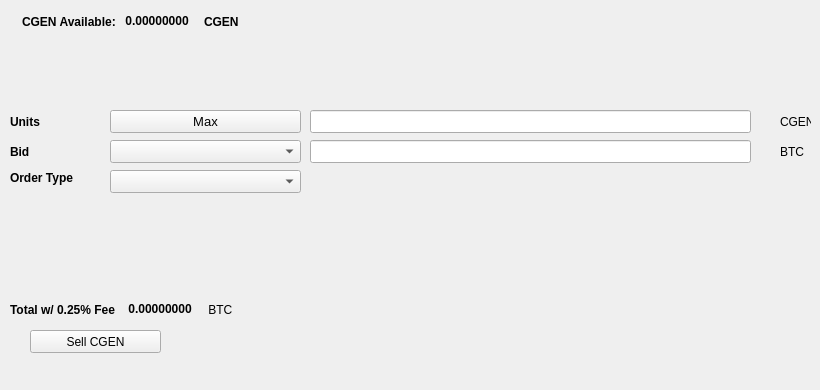
   <widget class="QWidget" name="SellTab">
    <attribute name="title">
     <string>Sell</string>
    </attribute>
    <widget class="QLabel" name="label_16">
     <property name="geometry">
      <rect>
       <x>780</x>
       <y>140</y>
       <width>31</width>
       <height>23</height>
      </rect>
     </property>
     <property name="text">
      <string>BTC</string>
     </property>
    </widget>
    <widget class="QComboBox" name="SellBidcomboBox">
     <property name="geometry">
      <rect>
       <x>110</x>
       <y>140</y>
       <width>191</width>
       <height>23</height>
      </rect>
     </property>
     <property name="font">
      <font>
       <pointsize>10</pointsize>
      </font>
     </property>
    </widget>
    <widget class="QLabel" name="label_18">
     <property name="geometry">
      <rect>
       <x>10</x>
       <y>110</y>
       <width>46</width>
       <height>23</height>
      </rect>
     </property>
     <property name="font">
      <font>
       <weight>75</weight>
       <bold>true</bold>
      </font>
     </property>
     <property name="text">
      <string>Units</string>
     </property>
    </widget>
    <widget class="QPushButton" name="Sell_Max_Amount">
     <property name="geometry">
      <rect>
       <x>110</x>
       <y>110</y>
       <width>191</width>
       <height>23</height>
      </rect>
     </property>
     <property name="font">
      <font>
       <pointsize>10</pointsize>
      </font>
     </property>
     <property name="text">
      <string>Max</string>
     </property>
    </widget>
    <widget class="QLabel" name="label_20">
     <property name="geometry">
      <rect>
       <x>10</x>
       <y>170</y>
       <width>91</width>
       <height>16</height>
      </rect>
     </property>
     <property name="font">
      <font>
       <weight>75</weight>
       <bold>true</bold>
      </font>
     </property>
     <property name="text">
      <string>Order Type</string>
     </property>
    </widget>
    <widget class="QComboBox" name="SellOrdertypeCombo">
     <property name="geometry">
      <rect>
       <x>110</x>
       <y>170</y>
       <width>191</width>
       <height>23</height>
      </rect>
     </property>
     <property name="font">
      <font>
       <pointsize>10</pointsize>
      </font>
     </property>
    </widget>
    <widget class="QLabel" name="label_21">
     <property name="geometry">
      <rect>
       <x>10</x>
       <y>140</y>
       <width>46</width>
       <height>23</height>
      </rect>
     </property>
     <property name="font">
      <font>
       <weight>75</weight>
       <bold>true</bold>
      </font>
     </property>
     <property name="text">
      <string>Bid</string>
     </property>
    </widget>
    <widget class="QLabel" name="label_22">
     <property name="geometry">
      <rect>
       <x>780</x>
       <y>110</y>
       <width>31</width>
       <height>23</height>
      </rect>
     </property>
     <property name="text">
      <string>CGEN</string>
     </property>
    </widget>
    <widget class="QLineEdit" name="UnitsInputCGEN">
     <property name="geometry">
      <rect>
       <x>310</x>
       <y>110</y>
       <width>441</width>
       <height>23</height>
      </rect>
     </property>
     <property name="font">
      <font>
       <pointsize>9</pointsize>
       <weight>75</weight>
       <bold>true</bold>
      </font>
     </property>
    </widget>
    <widget class="QLineEdit" name="SellBidPriceEdit">
     <property name="geometry">
      <rect>
       <x>310</x>
       <y>140</y>
       <width>441</width>
       <height>23</height>
      </rect>
     </property>
     <property name="font">
      <font>
       <pointsize>9</pointsize>
       <weight>75</weight>
       <bold>true</bold>
      </font>
     </property>
    </widget>
    <widget class="QPushButton" name="SellCGENBTN">
     <property name="geometry">
      <rect>
       <x>30</x>
       <y>330</y>
       <width>131</width>
       <height>23</height>
      </rect>
     </property>
     <property name="text">
      <string>Sell CGEN</string>
     </property>
     <property name="icon">
      <iconset resource="../cgencore">
       <normaloff>:/icons/bitcoin</normaloff>:/icons/bitcoin</iconset>
     </property>
    </widget>
    <widget class="QWidget" name="layoutWidget3">
     <property name="geometry">
      <rect>
       <x>22</x>
       <y>12</y>
       <width>258</width>
       <height>19</height>
      </rect>
     </property>
     <layout class="QHBoxLayout" name="horizontalLayout">
      <item>
       <widget class="QLabel" name="label232_2">
        <property name="font">
         <font>
          <weight>75</weight>
          <bold>true</bold>
         </font>
        </property>
        <property name="text">
         <string>CGEN Available:</string>
        </property>
       </widget>
      </item>
      <item>
       <widget class="QLabel" name="CGENAvailableLabel">
        <property name="palette">
         <palette>
          <active>
           <colorrole role="WindowText">
            <brush brushstyle="SolidPattern">
             <color alpha="255">
              <red>0</red>
              <green>0</green>
              <blue>0</blue>
             </color>
            </brush>
           </colorrole>
           <colorrole role="Button">
            <brush brushstyle="SolidPattern">
             <color alpha="255">
              <red>0</red>
              <green>170</green>
              <blue>0</blue>
             </color>
            </brush>
           </colorrole>
           <colorrole role="Light">
            <brush brushstyle="SolidPattern">
             <color alpha="255">
              <red>0</red>
              <green>255</green>
              <blue>0</blue>
             </color>
            </brush>
           </colorrole>
           <colorrole role="Midlight">
            <brush brushstyle="SolidPattern">
             <color alpha="255">
              <red>0</red>
              <green>212</green>
              <blue>0</blue>
             </color>
            </brush>
           </colorrole>
           <colorrole role="Dark">
            <brush brushstyle="SolidPattern">
             <color alpha="255">
              <red>0</red>
              <green>85</green>
              <blue>0</blue>
             </color>
            </brush>
           </colorrole>
           <colorrole role="Mid">
            <brush brushstyle="SolidPattern">
             <color alpha="255">
              <red>0</red>
              <green>113</green>
              <blue>0</blue>
             </color>
            </brush>
           </colorrole>
           <colorrole role="Text">
            <brush brushstyle="SolidPattern">
             <color alpha="255">
              <red>0</red>
              <green>170</green>
              <blue>0</blue>
             </color>
            </brush>
           </colorrole>
           <colorrole role="BrightText">
            <brush brushstyle="SolidPattern">
             <color alpha="255">
              <red>255</red>
              <green>255</green>
              <blue>255</blue>
             </color>
            </brush>
           </colorrole>
           <colorrole role="ButtonText">
            <brush brushstyle="SolidPattern">
             <color alpha="255">
              <red>0</red>
              <green>0</green>
              <blue>0</blue>
             </color>
            </brush>
           </colorrole>
           <colorrole role="Base">
            <brush brushstyle="SolidPattern">
             <color alpha="255">
              <red>255</red>
              <green>255</green>
              <blue>255</blue>
             </color>
            </brush>
           </colorrole>
           <colorrole role="Window">
            <brush brushstyle="SolidPattern">
             <color alpha="255">
              <red>0</red>
              <green>170</green>
              <blue>0</blue>
             </color>
            </brush>
           </colorrole>
           <colorrole role="Shadow">
            <brush brushstyle="SolidPattern">
             <color alpha="255">
              <red>0</red>
              <green>0</green>
              <blue>0</blue>
             </color>
            </brush>
           </colorrole>
           <colorrole role="AlternateBase">
            <brush brushstyle="SolidPattern">
             <color alpha="255">
              <red>127</red>
              <green>212</green>
              <blue>127</blue>
             </color>
            </brush>
           </colorrole>
           <colorrole role="ToolTipBase">
            <brush brushstyle="SolidPattern">
             <color alpha="255">
              <red>255</red>
              <green>255</green>
              <blue>220</blue>
             </color>
            </brush>
           </colorrole>
           <colorrole role="ToolTipText">
            <brush brushstyle="SolidPattern">
             <color alpha="255">
              <red>0</red>
              <green>0</green>
              <blue>0</blue>
             </color>
            </brush>
           </colorrole>
          </active>
          <inactive>
           <colorrole role="WindowText">
            <brush brushstyle="SolidPattern">
             <color alpha="255">
              <red>0</red>
              <green>0</green>
              <blue>0</blue>
             </color>
            </brush>
           </colorrole>
           <colorrole role="Button">
            <brush brushstyle="SolidPattern">
             <color alpha="255">
              <red>0</red>
              <green>170</green>
              <blue>0</blue>
             </color>
            </brush>
           </colorrole>
           <colorrole role="Light">
            <brush brushstyle="SolidPattern">
             <color alpha="255">
              <red>0</red>
              <green>255</green>
              <blue>0</blue>
             </color>
            </brush>
           </colorrole>
           <colorrole role="Midlight">
            <brush brushstyle="SolidPattern">
             <color alpha="255">
              <red>0</red>
              <green>212</green>
              <blue>0</blue>
             </color>
            </brush>
           </colorrole>
           <colorrole role="Dark">
            <brush brushstyle="SolidPattern">
             <color alpha="255">
              <red>0</red>
              <green>85</green>
              <blue>0</blue>
             </color>
            </brush>
           </colorrole>
           <colorrole role="Mid">
            <brush brushstyle="SolidPattern">
             <color alpha="255">
              <red>0</red>
              <green>113</green>
              <blue>0</blue>
             </color>
            </brush>
           </colorrole>
           <colorrole role="Text">
            <brush brushstyle="SolidPattern">
             <color alpha="255">
              <red>0</red>
              <green>170</green>
              <blue>0</blue>
             </color>
            </brush>
           </colorrole>
           <colorrole role="BrightText">
            <brush brushstyle="SolidPattern">
             <color alpha="255">
              <red>255</red>
              <green>255</green>
              <blue>255</blue>
             </color>
            </brush>
           </colorrole>
           <colorrole role="ButtonText">
            <brush brushstyle="SolidPattern">
             <color alpha="255">
              <red>0</red>
              <green>0</green>
              <blue>0</blue>
             </color>
            </brush>
           </colorrole>
           <colorrole role="Base">
            <brush brushstyle="SolidPattern">
             <color alpha="255">
              <red>255</red>
              <green>255</green>
              <blue>255</blue>
             </color>
            </brush>
           </colorrole>
           <colorrole role="Window">
            <brush brushstyle="SolidPattern">
             <color alpha="255">
              <red>0</red>
              <green>170</green>
              <blue>0</blue>
             </color>
            </brush>
           </colorrole>
           <colorrole role="Shadow">
            <brush brushstyle="SolidPattern">
             <color alpha="255">
              <red>0</red>
              <green>0</green>
              <blue>0</blue>
             </color>
            </brush>
           </colorrole>
           <colorrole role="AlternateBase">
            <brush brushstyle="SolidPattern">
             <color alpha="255">
              <red>127</red>
              <green>212</green>
              <blue>127</blue>
             </color>
            </brush>
           </colorrole>
           <colorrole role="ToolTipBase">
            <brush brushstyle="SolidPattern">
             <color alpha="255">
              <red>255</red>
              <green>255</green>
              <blue>220</blue>
             </color>
            </brush>
           </colorrole>
           <colorrole role="ToolTipText">
            <brush brushstyle="SolidPattern">
             <color alpha="255">
              <red>0</red>
              <green>0</green>
              <blue>0</blue>
             </color>
            </brush>
           </colorrole>
          </inactive>
          <disabled>
           <colorrole role="WindowText">
            <brush brushstyle="SolidPattern">
             <color alpha="255">
              <red>0</red>
              <green>85</green>
              <blue>0</blue>
             </color>
            </brush>
           </colorrole>
           <colorrole role="Button">
            <brush brushstyle="SolidPattern">
             <color alpha="255">
              <red>0</red>
              <green>170</green>
              <blue>0</blue>
             </color>
            </brush>
           </colorrole>
           <colorrole role="Light">
            <brush brushstyle="SolidPattern">
             <color alpha="255">
              <red>0</red>
              <green>255</green>
              <blue>0</blue>
             </color>
            </brush>
           </colorrole>
           <colorrole role="Midlight">
            <brush brushstyle="SolidPattern">
             <color alpha="255">
              <red>0</red>
              <green>212</green>
              <blue>0</blue>
             </color>
            </brush>
           </colorrole>
           <colorrole role="Dark">
            <brush brushstyle="SolidPattern">
             <color alpha="255">
              <red>0</red>
              <green>85</green>
              <blue>0</blue>
             </color>
            </brush>
           </colorrole>
           <colorrole role="Mid">
            <brush brushstyle="SolidPattern">
             <color alpha="255">
              <red>0</red>
              <green>113</green>
              <blue>0</blue>
             </color>
            </brush>
           </colorrole>
           <colorrole role="Text">
            <brush brushstyle="SolidPattern">
             <color alpha="255">
              <red>0</red>
              <green>85</green>
              <blue>0</blue>
             </color>
            </brush>
           </colorrole>
           <colorrole role="BrightText">
            <brush brushstyle="SolidPattern">
             <color alpha="255">
              <red>255</red>
              <green>255</green>
              <blue>255</blue>
             </color>
            </brush>
           </colorrole>
           <colorrole role="ButtonText">
            <brush brushstyle="SolidPattern">
             <color alpha="255">
              <red>0</red>
              <green>85</green>
              <blue>0</blue>
             </color>
            </brush>
           </colorrole>
           <colorrole role="Base">
            <brush brushstyle="SolidPattern">
             <color alpha="255">
              <red>0</red>
              <green>170</green>
              <blue>0</blue>
             </color>
            </brush>
           </colorrole>
           <colorrole role="Window">
            <brush brushstyle="SolidPattern">
             <color alpha="255">
              <red>0</red>
              <green>170</green>
              <blue>0</blue>
             </color>
            </brush>
           </colorrole>
           <colorrole role="Shadow">
            <brush brushstyle="SolidPattern">
             <color alpha="255">
              <red>0</red>
              <green>0</green>
              <blue>0</blue>
             </color>
            </brush>
           </colorrole>
           <colorrole role="AlternateBase">
            <brush brushstyle="SolidPattern">
             <color alpha="255">
              <red>0</red>
              <green>170</green>
              <blue>0</blue>
             </color>
            </brush>
           </colorrole>
           <colorrole role="ToolTipBase">
            <brush brushstyle="SolidPattern">
             <color alpha="255">
              <red>255</red>
              <green>255</green>
              <blue>220</blue>
             </color>
            </brush>
           </colorrole>
           <colorrole role="ToolTipText">
            <brush brushstyle="SolidPattern">
             <color alpha="255">
              <red>0</red>
              <green>0</green>
              <blue>0</blue>
             </color>
            </brush>
           </colorrole>
          </disabled>
         </palette>
        </property>
        <property name="font">
         <font>
          <weight>75</weight>
          <bold>true</bold>
         </font>
        </property>
        <property name="text">
         <string> 0.00000000 </string>
        </property>
        <property name="textInteractionFlags">
         <set>Qt::LinksAccessibleByMouse|Qt::TextSelectableByKeyboard|Qt::TextSelectableByMouse</set>
        </property>
       </widget>
      </item>
      <item>
       <widget class="QLabel" name="labelCGEN">
        <property name="font">
         <font>
          <weight>75</weight>
          <bold>true</bold>
         </font>
        </property>
        <property name="text">
         <string>CGEN</string>
        </property>
       </widget>
      </item>
     </layout>
    </widget>
    <widget class="QWidget" name="layoutWidget">
     <property name="geometry">
      <rect>
       <x>10</x>
       <y>300</y>
       <width>268</width>
       <height>19</height>
      </rect>
     </property>
     <layout class="QHBoxLayout" name="horizontalLayout_2">
      <item>
       <widget class="QLabel" name="label_19">
        <property name="font">
         <font>
          <weight>75</weight>
          <bold>true</bold>
         </font>
        </property>
        <property name="text">
         <string>Total w/ 0.25% Fee </string>
        </property>
       </widget>
      </item>
      <item>
       <widget class="QLabel" name="SellCostLabel">
        <property name="palette">
         <palette>
          <active>
           <colorrole role="WindowText">
            <brush brushstyle="SolidPattern">
             <color alpha="255">
              <red>0</red>
              <green>0</green>
              <blue>0</blue>
             </color>
            </brush>
           </colorrole>
           <colorrole role="Button">
            <brush brushstyle="SolidPattern">
             <color alpha="255">
              <red>0</red>
              <green>170</green>
              <blue>0</blue>
             </color>
            </brush>
           </colorrole>
           <colorrole role="Light">
            <brush brushstyle="SolidPattern">
             <color alpha="255">
              <red>0</red>
              <green>255</green>
              <blue>0</blue>
             </color>
            </brush>
           </colorrole>
           <colorrole role="Midlight">
            <brush brushstyle="SolidPattern">
             <color alpha="255">
              <red>0</red>
              <green>212</green>
              <blue>0</blue>
             </color>
            </brush>
           </colorrole>
           <colorrole role="Dark">
            <brush brushstyle="SolidPattern">
             <color alpha="255">
              <red>0</red>
              <green>85</green>
              <blue>0</blue>
             </color>
            </brush>
           </colorrole>
           <colorrole role="Mid">
            <brush brushstyle="SolidPattern">
             <color alpha="255">
              <red>0</red>
              <green>113</green>
              <blue>0</blue>
             </color>
            </brush>
           </colorrole>
           <colorrole role="Text">
            <brush brushstyle="SolidPattern">
             <color alpha="255">
              <red>0</red>
              <green>170</green>
              <blue>0</blue>
             </color>
            </brush>
           </colorrole>
           <colorrole role="BrightText">
            <brush brushstyle="SolidPattern">
             <color alpha="255">
              <red>255</red>
              <green>255</green>
              <blue>255</blue>
             </color>
            </brush>
           </colorrole>
           <colorrole role="ButtonText">
            <brush brushstyle="SolidPattern">
             <color alpha="255">
              <red>0</red>
              <green>0</green>
              <blue>0</blue>
             </color>
            </brush>
           </colorrole>
           <colorrole role="Base">
            <brush brushstyle="SolidPattern">
             <color alpha="255">
              <red>255</red>
              <green>255</green>
              <blue>255</blue>
             </color>
            </brush>
           </colorrole>
           <colorrole role="Window">
            <brush brushstyle="SolidPattern">
             <color alpha="255">
              <red>0</red>
              <green>170</green>
              <blue>0</blue>
             </color>
            </brush>
           </colorrole>
           <colorrole role="Shadow">
            <brush brushstyle="SolidPattern">
             <color alpha="255">
              <red>0</red>
              <green>0</green>
              <blue>0</blue>
             </color>
            </brush>
           </colorrole>
           <colorrole role="AlternateBase">
            <brush brushstyle="SolidPattern">
             <color alpha="255">
              <red>127</red>
              <green>212</green>
              <blue>127</blue>
             </color>
            </brush>
           </colorrole>
           <colorrole role="ToolTipBase">
            <brush brushstyle="SolidPattern">
             <color alpha="255">
              <red>255</red>
              <green>255</green>
              <blue>220</blue>
             </color>
            </brush>
           </colorrole>
           <colorrole role="ToolTipText">
            <brush brushstyle="SolidPattern">
             <color alpha="255">
              <red>0</red>
              <green>0</green>
              <blue>0</blue>
             </color>
            </brush>
           </colorrole>
          </active>
          <inactive>
           <colorrole role="WindowText">
            <brush brushstyle="SolidPattern">
             <color alpha="255">
              <red>0</red>
              <green>0</green>
              <blue>0</blue>
             </color>
            </brush>
           </colorrole>
           <colorrole role="Button">
            <brush brushstyle="SolidPattern">
             <color alpha="255">
              <red>0</red>
              <green>170</green>
              <blue>0</blue>
             </color>
            </brush>
           </colorrole>
           <colorrole role="Light">
            <brush brushstyle="SolidPattern">
             <color alpha="255">
              <red>0</red>
              <green>255</green>
              <blue>0</blue>
             </color>
            </brush>
           </colorrole>
           <colorrole role="Midlight">
            <brush brushstyle="SolidPattern">
             <color alpha="255">
              <red>0</red>
              <green>212</green>
              <blue>0</blue>
             </color>
            </brush>
           </colorrole>
           <colorrole role="Dark">
            <brush brushstyle="SolidPattern">
             <color alpha="255">
              <red>0</red>
              <green>85</green>
              <blue>0</blue>
             </color>
            </brush>
           </colorrole>
           <colorrole role="Mid">
            <brush brushstyle="SolidPattern">
             <color alpha="255">
              <red>0</red>
              <green>113</green>
              <blue>0</blue>
             </color>
            </brush>
           </colorrole>
           <colorrole role="Text">
            <brush brushstyle="SolidPattern">
             <color alpha="255">
              <red>0</red>
              <green>170</green>
              <blue>0</blue>
             </color>
            </brush>
           </colorrole>
           <colorrole role="BrightText">
            <brush brushstyle="SolidPattern">
             <color alpha="255">
              <red>255</red>
              <green>255</green>
              <blue>255</blue>
             </color>
            </brush>
           </colorrole>
           <colorrole role="ButtonText">
            <brush brushstyle="SolidPattern">
             <color alpha="255">
              <red>0</red>
              <green>0</green>
              <blue>0</blue>
             </color>
            </brush>
           </colorrole>
           <colorrole role="Base">
            <brush brushstyle="SolidPattern">
             <color alpha="255">
              <red>255</red>
              <green>255</green>
              <blue>255</blue>
             </color>
            </brush>
           </colorrole>
           <colorrole role="Window">
            <brush brushstyle="SolidPattern">
             <color alpha="255">
              <red>0</red>
              <green>170</green>
              <blue>0</blue>
             </color>
            </brush>
           </colorrole>
           <colorrole role="Shadow">
            <brush brushstyle="SolidPattern">
             <color alpha="255">
              <red>0</red>
              <green>0</green>
              <blue>0</blue>
             </color>
            </brush>
           </colorrole>
           <colorrole role="AlternateBase">
            <brush brushstyle="SolidPattern">
             <color alpha="255">
              <red>127</red>
              <green>212</green>
              <blue>127</blue>
             </color>
            </brush>
           </colorrole>
           <colorrole role="ToolTipBase">
            <brush brushstyle="SolidPattern">
             <color alpha="255">
              <red>255</red>
              <green>255</green>
              <blue>220</blue>
             </color>
            </brush>
           </colorrole>
           <colorrole role="ToolTipText">
            <brush brushstyle="SolidPattern">
             <color alpha="255">
              <red>0</red>
              <green>0</green>
              <blue>0</blue>
             </color>
            </brush>
           </colorrole>
          </inactive>
          <disabled>
           <colorrole role="WindowText">
            <brush brushstyle="SolidPattern">
             <color alpha="255">
              <red>0</red>
              <green>85</green>
              <blue>0</blue>
             </color>
            </brush>
           </colorrole>
           <colorrole role="Button">
            <brush brushstyle="SolidPattern">
             <color alpha="255">
              <red>0</red>
              <green>170</green>
              <blue>0</blue>
             </color>
            </brush>
           </colorrole>
           <colorrole role="Light">
            <brush brushstyle="SolidPattern">
             <color alpha="255">
              <red>0</red>
              <green>255</green>
              <blue>0</blue>
             </color>
            </brush>
           </colorrole>
           <colorrole role="Midlight">
            <brush brushstyle="SolidPattern">
             <color alpha="255">
              <red>0</red>
              <green>212</green>
              <blue>0</blue>
             </color>
            </brush>
           </colorrole>
           <colorrole role="Dark">
            <brush brushstyle="SolidPattern">
             <color alpha="255">
              <red>0</red>
              <green>85</green>
              <blue>0</blue>
             </color>
            </brush>
           </colorrole>
           <colorrole role="Mid">
            <brush brushstyle="SolidPattern">
             <color alpha="255">
              <red>0</red>
              <green>113</green>
              <blue>0</blue>
             </color>
            </brush>
           </colorrole>
           <colorrole role="Text">
            <brush brushstyle="SolidPattern">
             <color alpha="255">
              <red>0</red>
              <green>85</green>
              <blue>0</blue>
             </color>
            </brush>
           </colorrole>
           <colorrole role="BrightText">
            <brush brushstyle="SolidPattern">
             <color alpha="255">
              <red>255</red>
              <green>255</green>
              <blue>255</blue>
             </color>
            </brush>
           </colorrole>
           <colorrole role="ButtonText">
            <brush brushstyle="SolidPattern">
             <color alpha="255">
              <red>0</red>
              <green>85</green>
              <blue>0</blue>
             </color>
            </brush>
           </colorrole>
           <colorrole role="Base">
            <brush brushstyle="SolidPattern">
             <color alpha="255">
              <red>0</red>
              <green>170</green>
              <blue>0</blue>
             </color>
            </brush>
           </colorrole>
           <colorrole role="Window">
            <brush brushstyle="SolidPattern">
             <color alpha="255">
              <red>0</red>
              <green>170</green>
              <blue>0</blue>
             </color>
            </brush>
           </colorrole>
           <colorrole role="Shadow">
            <brush brushstyle="SolidPattern">
             <color alpha="255">
              <red>0</red>
              <green>0</green>
              <blue>0</blue>
             </color>
            </brush>
           </colorrole>
           <colorrole role="AlternateBase">
            <brush brushstyle="SolidPattern">
             <color alpha="255">
              <red>0</red>
              <green>170</green>
              <blue>0</blue>
             </color>
            </brush>
           </colorrole>
           <colorrole role="ToolTipBase">
            <brush brushstyle="SolidPattern">
             <color alpha="255">
              <red>255</red>
              <green>255</green>
              <blue>220</blue>
             </color>
            </brush>
           </colorrole>
           <colorrole role="ToolTipText">
            <brush brushstyle="SolidPattern">
             <color alpha="255">
              <red>0</red>
              <green>0</green>
              <blue>0</blue>
             </color>
            </brush>
           </colorrole>
          </disabled>
         </palette>
        </property>
        <property name="font">
         <font>
          <weight>75</weight>
          <bold>true</bold>
         </font>
        </property>
        <property name="autoFillBackground">
         <bool>false</bool>
        </property>
        <property name="text">
         <string> 0.00000000</string>
        </property>
        <property name="textInteractionFlags">
         <set>Qt::LinksAccessibleByMouse|Qt::TextSelectableByMouse</set>
        </property>
       </widget>
      </item>
      <item>
       <widget class="QLabel" name="label_17">
        <property name="font">
         <font>
          <weight>50</weight>
          <bold>false</bold>
         </font>
        </property>
        <property name="text">
         <string> BTC</string>
        </property>
       </widget>
      </item>
     </layout>
    </widget>
    <widget class="QLabel" name="label_23">
     <property name="geometry">
      <rect>
       <x>460</x>
       <y>300</y>
       <width>281</width>
       <height>81</height>
      </rect>
     </property>
     <property name="text">
      <string/>
     </property>
     <property name="pixmap">
      <pixmap>:/images/bittrex</pixmap>
     </property>
    </widget>
   </widget>
